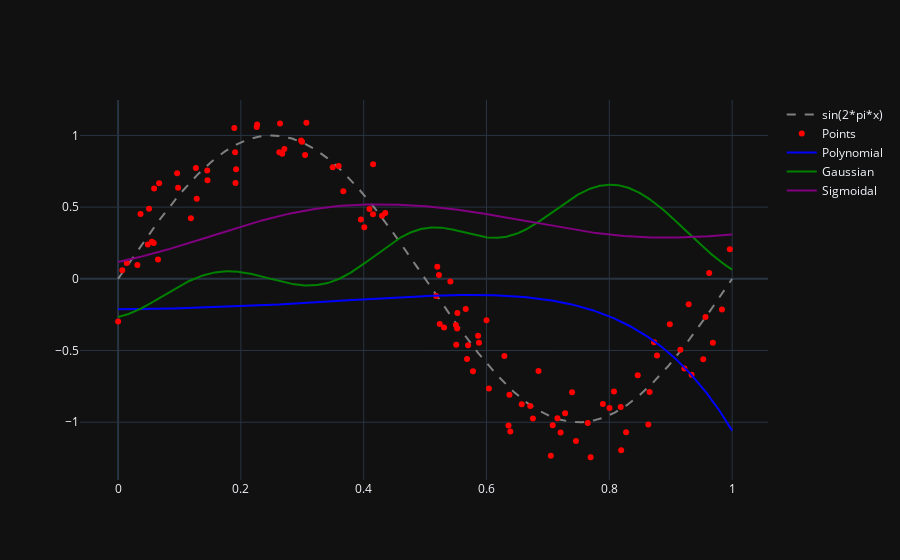

Notebook code for this chart:
### Code cell
fig = py.graph_objs.Figure()
fig.add_scatter(x=fun['x'], y=fun['sin'], name=str(gen_function), line_dash='dash', line_color='gray')
fig.add_scatter(x=my_data[0], y=my_data[1], name='Points', mode='markers', marker_color='red')
fig.add_scatter(x=fun['x'], y=fun['h_pol'], name='Polynomial', line_color='blue')
fig.add_scatter(x=fun['x'], y=fun['h_gau'], name='Gaussian', line_color='green')
fig.add_scatter(x=fun['x'], y=fun['h_sig'], name='Sigmoidal', line_color='purple')
fig.show()

### Figure 1 — Plotly figure (JSON) as saved in the notebook; plotly's stock layout.template omitted (floating-point values rounded to 4 significant figures; data arrays with more than 128 entries replaced by an {"elided": "..."} marker saying what was removed)
{"data": [{"line": {"color": "gray", "dash": "dash"}, "name": "sin(2*pi*x)", "type": "scatter", "x": {"elided": "1000 float values"}, "y": {"elided": "1000 float values"}}, {"marker": {"color": "red"}, "mode": "markers", "name": "Points", "type": "scatter", "x": [0.1913, 0.2996, 0.1186, 0.6039, 0.7393, 0.8776, 0.7695, 0.8274, 0.5683, 0.9529, 0.578, 0.2265, 0.5878, 0.6388, 0.2626, 0.3067, 0.8729, 0.9686, 0.3592, 0.7648, 0.728, 0.5181, 0.6574, 0.9834, 0.7048, 0.8003, 0.401, 0.006969, 0.09617, 0.0001746, 0.6358, 0.4094, 0.5863, 0.6291, 0.3669, 0.1281, 0.01423, 0.7155, 0.5701, 0.4298, 0.2257, 0.1268, 0.934, 0.09777, 0.9223, 0.5507, 0.8463, 0.3495, 0.5238, 0.6756, 0.2708, 0.2674, 0.9626, 0.2638, 0.6847, 0.055, 0.1923, 0.7078, 0.9157, 0.5225, 0.8186, 0.8075, 0.9292, 0.4154, 0.298, 0.1893, 0.06504, 0.8635, 0.1457, 0.8655, 0.3954, 0.9962, 0.3046, 0.5199, 0.05051, 0.03662, 0.4351, 0.7457, 0.1906, 0.4151, 0.04845, 0.7894, 0.03144, 0.8193, 0.8985, 0.5309, 0.9566, 0.1452, 0.5525, 0.5411, 0.6712, 0.5521, 0.7206, 0.05818, 0.5662, 0.6, 0.06692, 0.05878, 0.6374, 0.5501], "y": [0.668, 0.9567, 0.422, -0.7655, -0.7907, -0.5343, -1.244, -1.069, -0.5595, -0.5612, -0.6442, 1.075, -0.4454, -1.065, 0.8834, 1.088, -0.4427, -0.4455, 0.7875, -1.006, -0.9372, -0.1205, -0.8745, -0.2138, -1.234, -0.9015, 0.3591, 0.05918, 0.7366, -0.2968, -1.023, 0.4873, -0.3976, -0.5387, 0.61, 0.5579, 0.1107, -0.9719, -0.464, 0.4401, 1.058, 0.7727, -0.6684, 0.6357, -0.625, -0.4594, -0.673, 0.7789, -0.3151, -0.9736, 0.9046, 0.8723, 0.04003, 1.084, -0.6435, 0.2583, 0.7634, -1.021, -0.4943, 0.0271, -0.8932, -0.7856, -0.1771, 0.7984, 0.9644, 1.053, 0.1345, -1.015, 0.6871, -0.7884, 0.4131, 0.2066, 0.8636, 0.08442, 0.4879, 0.4513, 0.4587, -1.132, 0.8835, 0.45, 0.2396, -0.8726, 0.09637, -1.196, -0.3176, -0.3394, -0.2668, 0.7554, -0.2391, -0.01895, -0.8866, -0.3465, -1.072, 0.25, -0.21, -0.2891, 0.6668, 0.6305, -0.8085, -0.3221]}, {"line": {"color": "blue"}, "name": "Polynomial", "type": "scatter", "x": {"elided": "1000 float values"}, "y": {"elided": "1000 float values"}}, {"line": {"color": "green"}, "name": "Gaussian", "type": "scatter", "x": {"elided": "1000 float values"}, "y": {"elided": "1000 float values"}}, {"line": {"color": "purple"}, "name": "Sigmoidal", "type": "scatter", "x": {"elided": "1000 float values"}, "y": {"elided": "1000 float values"}}], "layout": {}}
